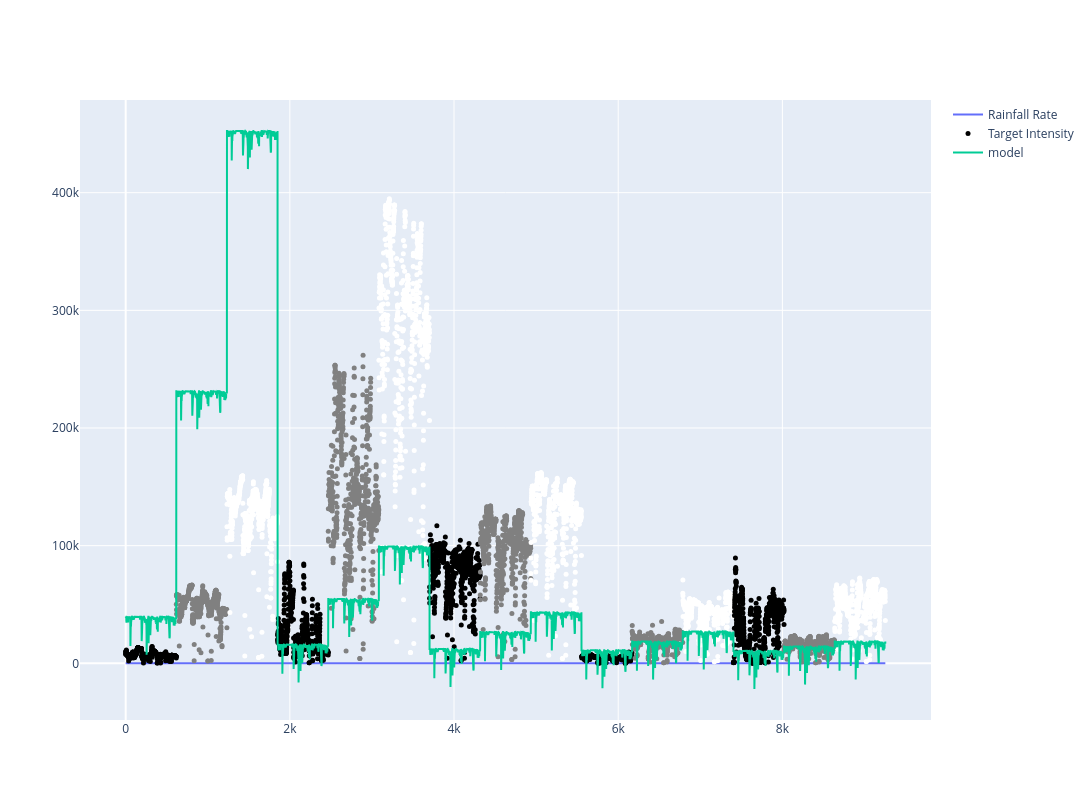

The cell this chart's notebook holds for it:
### Code cell
# Test model and initial parameters


def model_func(X, a1, a2, b, c1, c2, d):
    r, refelctivity, rainrate = X
    return (
        (a1 * np.exp(-a2 * X[r]))
        + (b * X[refelctivity] / (X[r] ** 2))
        + (c1 ** X[rainrate] ** 2 + c2 * X[rainrate])
        + d
    )
    # a[0] * np.exp(-a[1] * X[r]) * b * X[refelctivity] + c * X[rainrate] # [0.34, 0.077]
    # a1 * np.exp(-a2 * X[r]) + a3 + (b1 * X[refelctivity] / (b2 * X[r])) + (c * X[rainrate])


# plot_data = regression_data[(regression_data["color"] == "white")]
plot_data = regression_data.reset_index(names="timestamp")

fig = go.Figure()
fig.add_trace(
    go.Scatter(
        x=plot_data.index,
        y=plot_data["precipitation.intensity_hour_shifted"],
        mode="lines",
        name="Rainfall Rate",
    )
)
fig.add_trace(
    go.Scatter(
        x=plot_data.index,
        y=plot_data["intensity"],
        mode="markers",
        name="Target Intensity",
        text=plot_data["target"],
        marker=dict(size=5, color=plot_data["color"]),
    )
)
fig.add_trace(
    go.Scatter(
        x=plot_data.index,
        y=model_func(
            plot_data[["range", "reflectivity", "precipitation.intensity_hour_shifted"]],
            400,
            0.1,
            20000000,
            0.8,
            -500,
            10000.0,
        ),
        mode="lines",
        name="model",
    )
)
fig.update_layout(height=800, width=1600)

### Figure 1 — Plotly figure (JSON) as saved in the notebook; plotly's stock layout.template omitted (floating-point values rounded to 4 significant figures; data arrays with more than 128 entries replaced by an {"elided": "..."} marker saying what was removed)
{"data": [{"mode": "lines", "name": "Rainfall Rate", "type": "scatter", "x": {"elided": "9255 int values"}, "y": {"elided": "9255 float values"}}, {"marker": {"color": {"elided": "9255 str values"}, "size": 5}, "mode": "markers", "name": "Target Intensity", "text": {"elided": "9255 str values"}, "type": "scatter", "x": {"elided": "9255 int values"}, "y": {"elided": "9255 float values"}}, {"mode": "lines", "name": "model", "type": "scatter", "x": {"elided": "9255 int values"}, "y": {"elided": "9255 float values"}}], "layout": {"height": 800, "width": 1600}}
